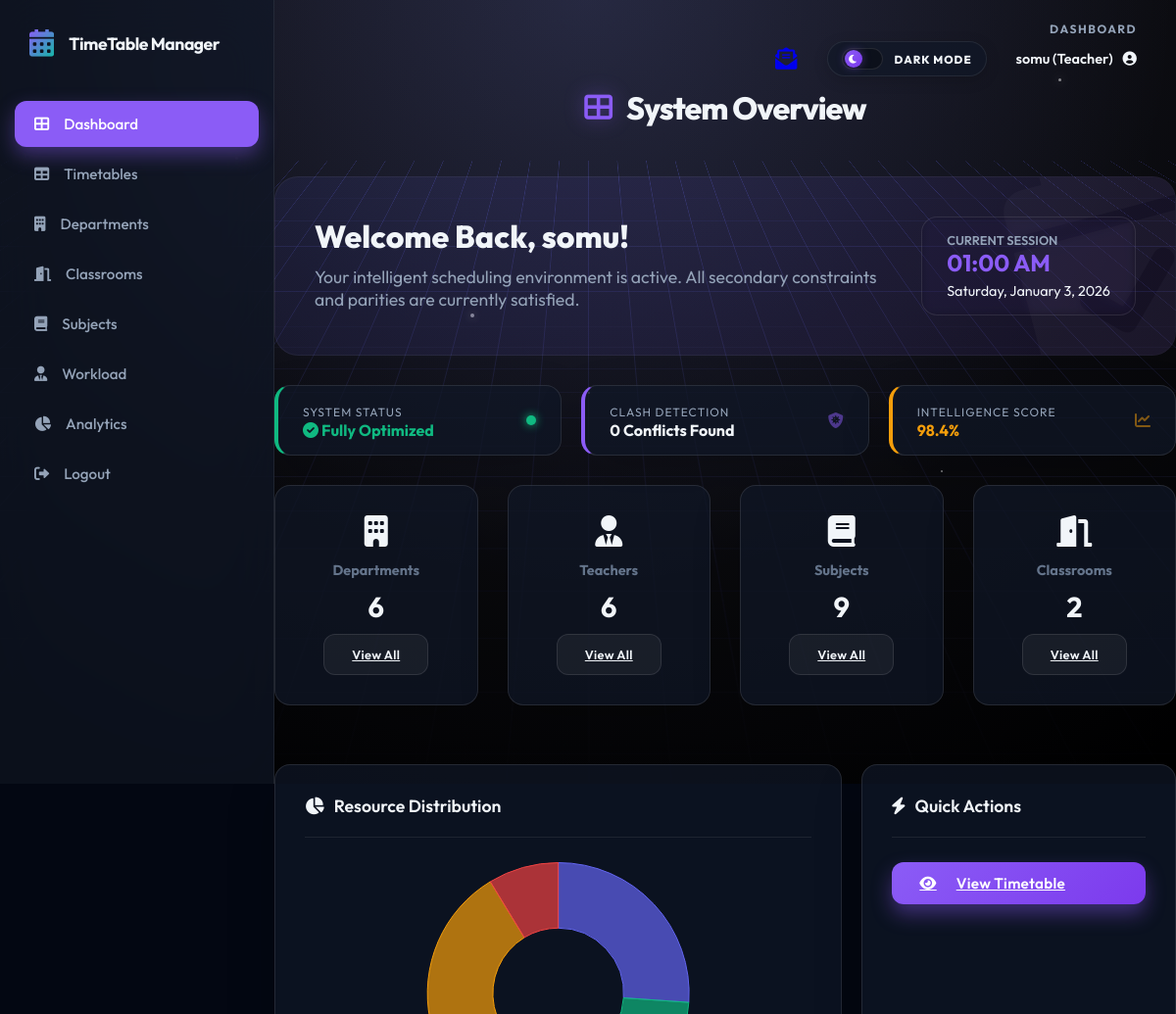
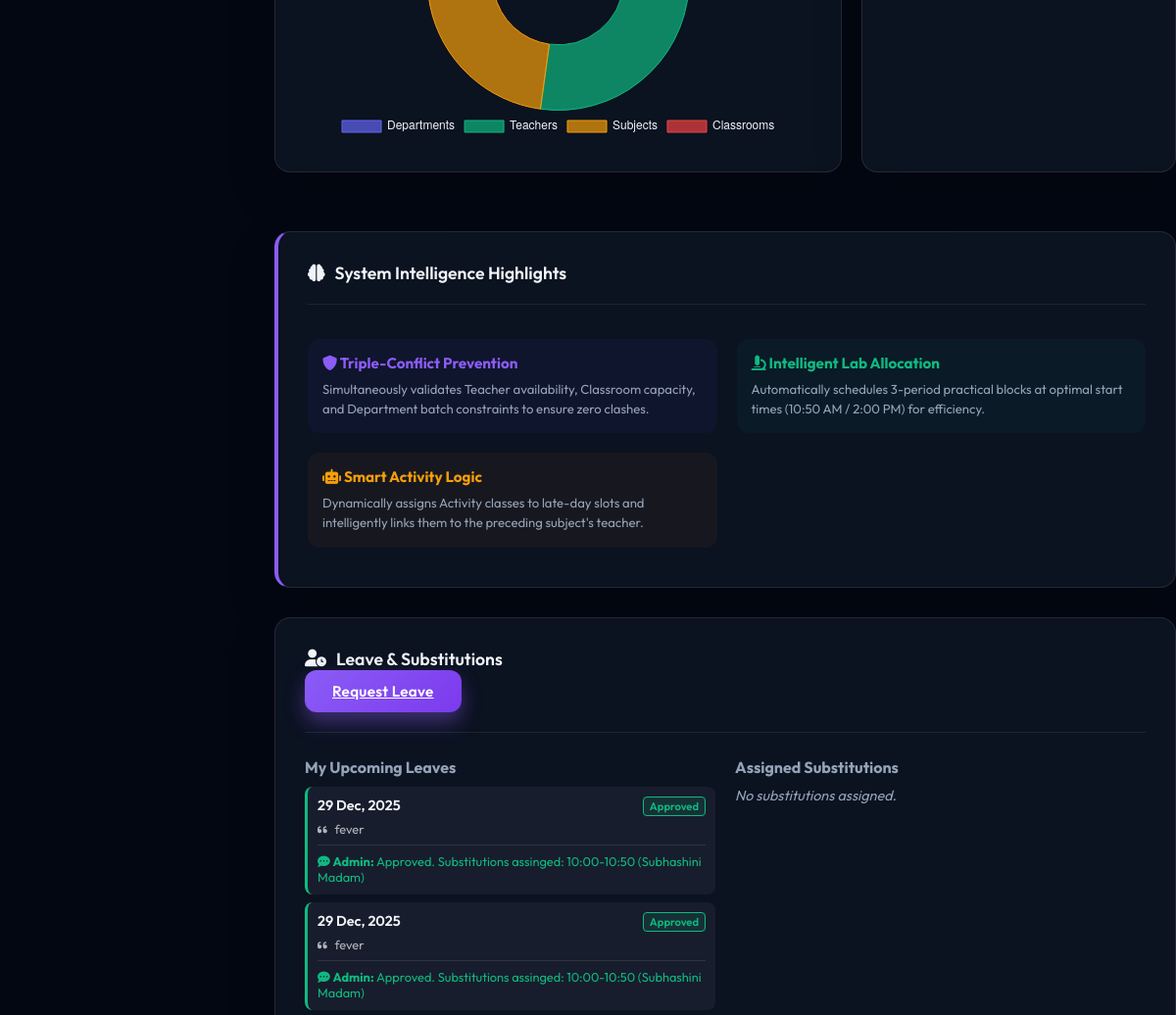
/dashboard (signed in, upper part), run on an earlier commit of the app's database (2 pictures, top to bottom).
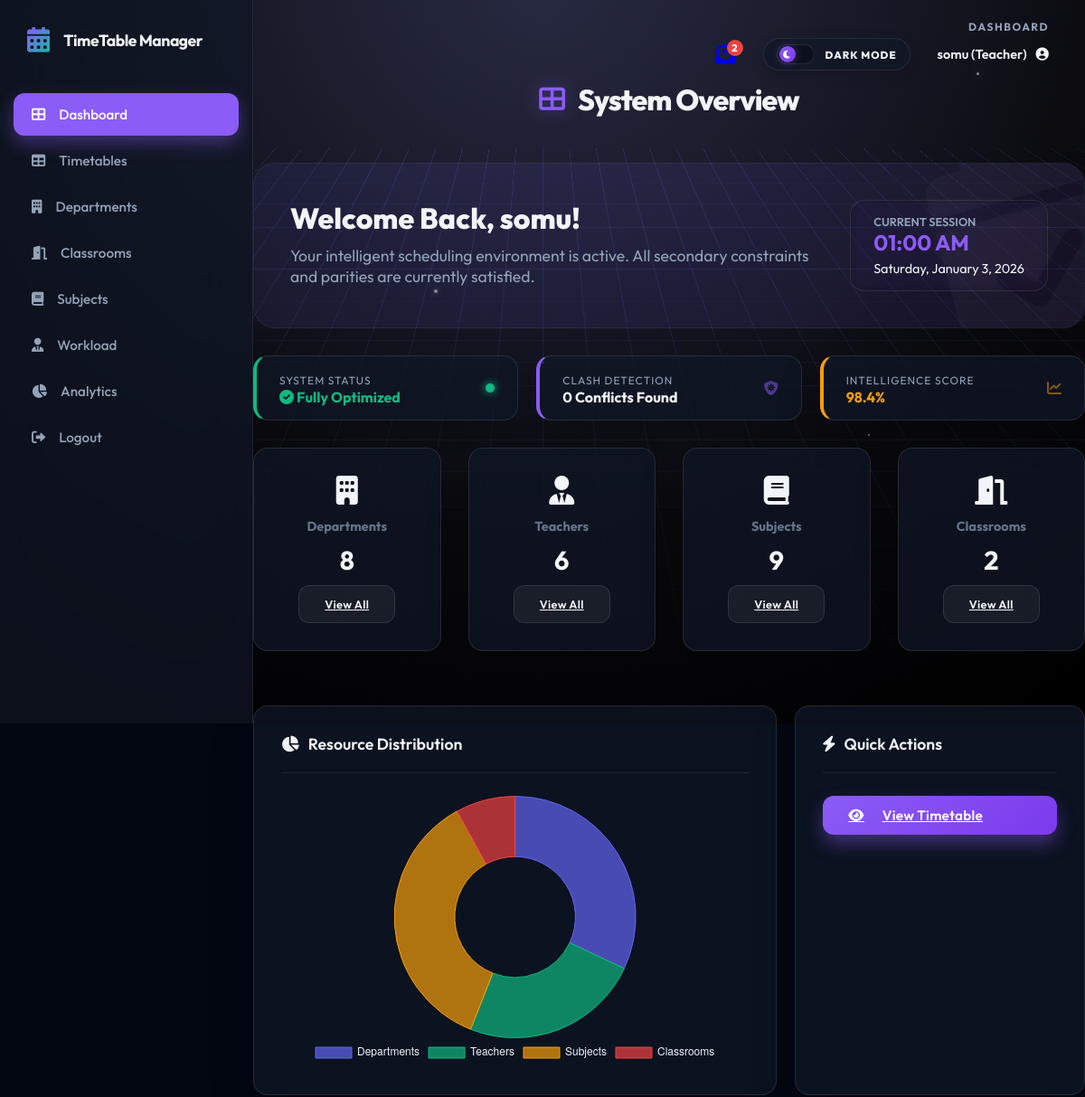
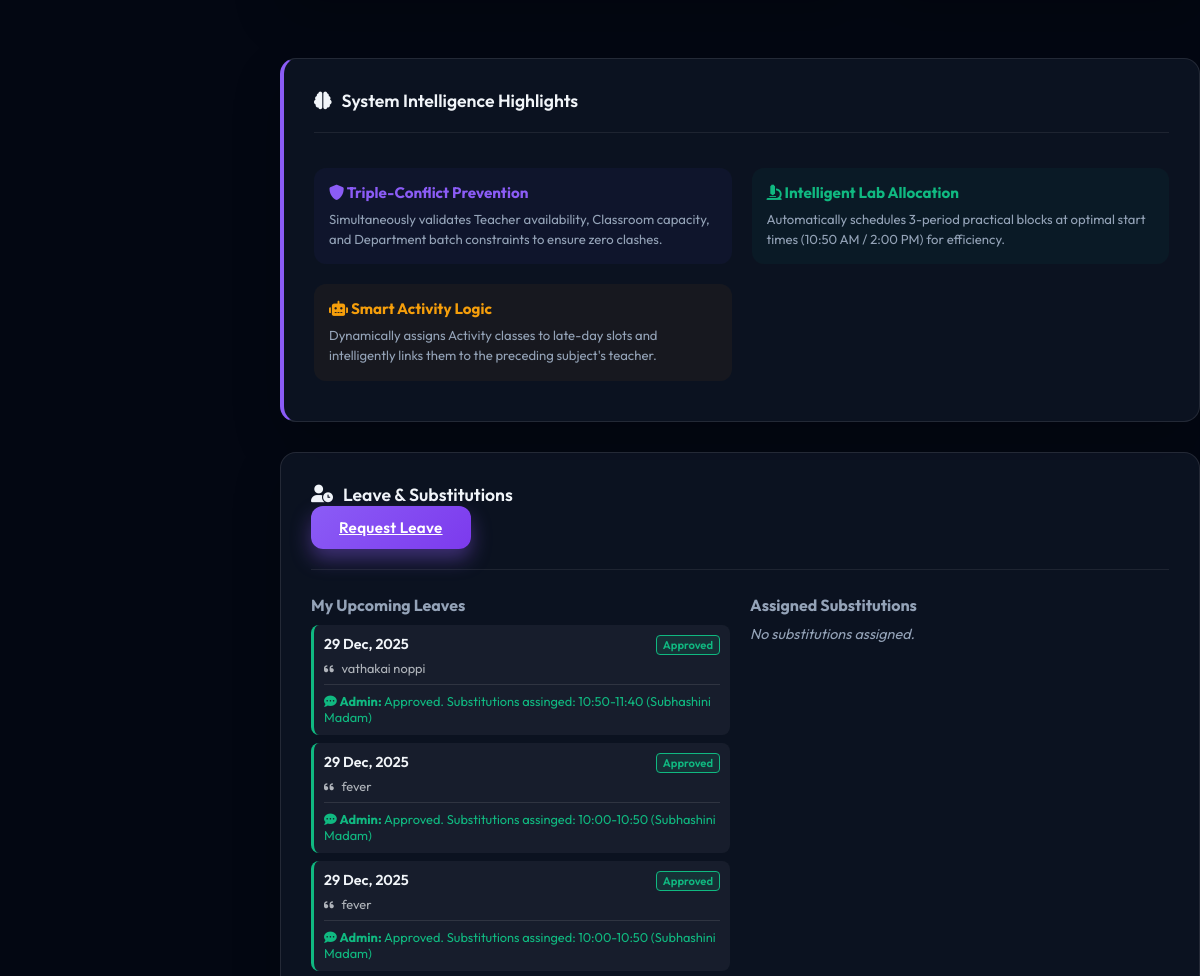
And on a later commit of the database (2 pictures, top to bottom).
### models.py (models this page shows)
class LeaveRequest(db.Model):
    id = db.Column(db.Integer, primary_key=True)
    teacher_id = db.Column(db.Integer, db.ForeignKey('teacher.id'), nullable=False)
    date = db.Column(db.Date, nullable=False)
    reason = db.Column(db.String(200), nullable=True)
    status = db.Column(db.String(20), default='Pending') # Requires Admin Approval
    admin_response = db.Column(db.String(200), nullable=True) # Feedback from admin
    teacher = db.relationship('Teacher', backref='leave_requests')

### routes.py (the view)
@main.route('/dashboard')
@login_required
def dashboard():
    counts = {
        'departments': Department.query.count(),
        'teachers': Teacher.query.count(),
        'courses': Course.query.count(),
        'classrooms': Classroom.query.count()
    }
    return render_template('dashboard.html', counts=counts)

### app.py (called while the page is built)
@login_manager.user_loader
def load_user(user_id):
    return User.query.get(int(user_id))

@app.context_processor
def inject_unread_count():
    from flask_login import current_user
    from models import Message
    if current_user.is_authenticated:
        count = Message.query.filter_by(recipient_id=current_user.id, is_read=False).count()
        return dict(unread_count=count)
    return dict(unread_count=0)

### templates/dashboard.html (shortened to what the changed rows need)
{% extends 'base.html' %}
{% block icon %}<i class="fas fa-th-large"></i>{% endblock %}
{% block title %}System Overview{% endblock %}
{% block content %}
<div class="welcome-banner"
    style="margin-bottom: 30px; padding: 40px; background: linear-gradient(135deg, rgba(99, 102, 241, 0.1), rgba(139, 92, 246, 0.1)); border-radius: 24px; border: 1px solid rgba(255,255,255,0.05); position: relative; overflow: hidden; animation: pageEnter 0.6s ease-out;">
    <div
        style="display: flex; justify-content: space-between; align-items: flex-start; position: relative; z-index: 2; flex-wrap: wrap; gap: 20px;">
        <div style="flex: 1;">
            <h2 style="font-size: 2rem; font-weight: 800; margin-bottom: 10px; color: var(--text-main);">Welcome Back,
                {{
                current_user.username }}!</h2>
        </div>
    </div>
</div>
<div class="upload-grid" style="grid-template-columns: repeat(auto-fit, minmax(200px, 1fr));">
    <div class="card" style="text-align: center;">
        <i class="fas fa-building text-primary" style="font-size: 2rem; margin-bottom: 15px;"></i>
        <h3 style="font-size: 0.9rem; color: var(--gray);">Departments</h3>
        <p style="font-size: 1.8rem; font-weight: 700; margin: 10px 0;">{{ counts.departments }}</p>
        <a href="{{ url_for('main.departments') }}" class="btn btn-light btn-sm" style="font-size: 0.8rem;">View All</a>
    </div>
</div>
<div class="row" style="display: flex; gap: 20px; flex-wrap: wrap; margin-top: 30px;">
    <div class="card" style="flex: 2; min-width: 300px;">
        <div style="position: relative; height: 300px; width: 100%;">
            <canvas id="resourceChart"></canvas>
        </div>
    </div>
</div>
<script>
    document.addEventListener('DOMContentLoaded', function () {
        const ctx = document.getElementById('resourceChart').getContext('2d');
        const data = {
            labels: ['Departments', 'Teachers', 'Subjects', 'Classrooms'],
            datasets: [{
                label: 'System Resources',
                data: [
                    Number("{{ counts.departments }}"),
                    Number("{{ counts.teachers }}"),
                    Number("{{ counts.courses }}"),
                    Number("{{ counts.classrooms }}")
                ],
                backgroundColor: [
                    'rgba(99, 102, 241, 0.7)',  // Primary
                    'rgba(16, 185, 129, 0.7)',  // Success
                    'rgba(245, 158, 11, 0.7)',  // Warning
                    'rgba(239, 68, 68, 0.7)'    // Danger
                ],
                borderColor: [
                    'rgba(99, 102, 241, 1)',
                    'rgba(16, 185, 129, 1)',
                    'rgba(245, 158, 11, 1)',
                    'rgba(239, 68, 68, 1)'
                ],
                borderWidth: 1
            }]
        };
        const config = {
            type: 'doughnut',
            data: data,
            options: {
                responsive: true,
                maintainAspectRatio: false,
                plugins: {
                    legend: {
                        position: 'bottom',
                        labels: {
                            color: getComputedStyle(document.documentElement).getPropertyValue('--text-main').trim()
                        }
                    }
                },
                scales: {
                }
            }
        };
        new Chart(ctx, config);
    });
</script>
{% if current_user.role == 'teacher' %}
<div class="card">
    <div style="display: grid; grid-template-columns: 1fr 1fr; gap: 20px;">
        <div>
            {% if current_user.teacher_profile.leave_requests %}
            <ul style="list-style: none; padding: 0;">
                {% for leave in current_user.teacher_profile.leave_requests|reverse %}
                {% set status_color = '#f59e0b' %}
                {% if leave.status == 'Approved' %}{% set status_color = '#10b981' %}{% endif %}
                {% if leave.status == 'Rejected' %}{% set status_color = '#ef4444' %}{% endif %}
                <li
                    style="background: rgba(255,255,255,0.05); padding: 10px; border-radius: 8px; margin-bottom: 8px; font-size: 0.9rem; border-left: 3px solid {{ status_color }};">
                    <div style="font-weight: 600; display: flex; justify-content: space-between; margin-bottom: 5px;">
                        <span>{{ leave.date.strftime('%d %b, %Y') }}</span>
                        <span
                            style="font-size: 0.7rem; padding: 2px 6px; border-radius: 4px; background: {{ status_color }}20; color: {{ status_color }}; border: 1px solid {{ status_color }};">
                            {{ leave.status }}
                        </span>
                    </div>
                    <div style="font-size: 0.8rem; opacity: 0.7; margin-bottom: 4px;">
                        <i class="fas fa-quote-left" style="font-size: 0.7rem; margin-right: 5px;"></i> {{ leave.reason
                        if leave.reason else 'No reason provided' }}
                    </div>
                    {% if leave.admin_response %}
                    <div
                        style="margin-top: 8px; padding-top: 8px; border-top: 1px solid rgba(255,255,255,0.1); font-size: 0.8rem; color: {{ status_color }};">
                        <i class="fas fa-comment-dots"></i> <strong>Admin:</strong> {{ leave.admin_response }}
                    </div>
                    {% endif %}
                </li>
                {% endfor %}
            </ul>
            {% else %}
            <p style="font-size: 0.9rem; color: var(--text-muted); font-style: italic;">No leave requests found.</p>
            {% endif %}
        </div>
    </div>
</div>
{% endif %}
{% endblock %}

### templates/base.html (shortened to what the changed rows need)
<!DOCTYPE html>
<html lang="en">
<head>
    <link rel="stylesheet" href="{{ url_for('static', filename='css/style.css') }}">
    <link rel="stylesheet" href="https://cdnjs.cloudflare.com/ajax/libs/font-awesome/6.0.0/css/all.min.css">
</head>
<body>
    {% set is_auth = request.endpoint in ['main.login', 'main.register', 'main.register_student',
    'main.register_teacher'] %}
    <div class="{{ 'app-wrapper' if not is_auth else '' }}">
        {% if not is_auth %}
        <aside class="sidebar" id="appSidebar">
            <div class="sidebar-header">
                <h2>TimeTable Manager</h2>
            </div>
        </aside>
        {% endif %}
        <main class="{{ 'main-area' if not is_auth else '' }}">
            {% if not is_auth %}
            <div class="top-header">
                <div class="header-meta-group">
                    <div class="user-controls">
                        {% if current_user.is_authenticated %}
                        <a href="{{ url_for('main.mailbox') }}" class="icon-btn nav-mailbox-link" title="Mailbox"
                            style="margin-right: 15px; position: relative;">
                            <i class="fas fa-envelope-open-text nav-mailbox-icon"></i>
                            {% if unread_count > 0 %}
                            <span style="
                                position: absolute;
                                top: -5px;
                                right: -8px;
                                background: #ef4444;
                                color: white;
                                border-radius: 50%;
                                width: 18px;
                                height: 18px;
                                display: flex;
                                justify-content: center;
                                align-items: center;
                                font-size: 0.7rem;
                                font-weight: bold;
                                border: 2px solid var(--bg-secondary);
                            ">{{ unread_count }}</span>
                            {% endif %}
                        </a>
                        {% else %}
                        <div class="user-profile">
                            <span>Guest</span>
                            <i class="fas fa-user-circle"></i>
                        </div>
                        {% endif %}
                    </div>
                </div>
            </div>
            <div class="page-title-section">
                <div class="page-title">
                    <h1>
                        {% block icon %}<i class="fas fa-brain"></i>{% endblock %}
                        {% block title %}System Workspace{% endblock %}
                    </h1>
                </div>
            </div>
            {% endif %}
            {% block content %}{% endblock %}
    </div>
</body>
</html>

What changed in the data, as far as the page shows it:
added LeaveRequest: date "29 Dec, 2025", status "Approved", reason "vathakai noppi", admin_response "Approved. Substitutions assinged: 10:50-11:40 (Subhashini Madam)"
Also different on the page:
{{ unread_count }}: (not shown) → "2"
{{ counts.departments }}: "6" → "8"
chart data {{ counts.departments }}: 6 → 8
